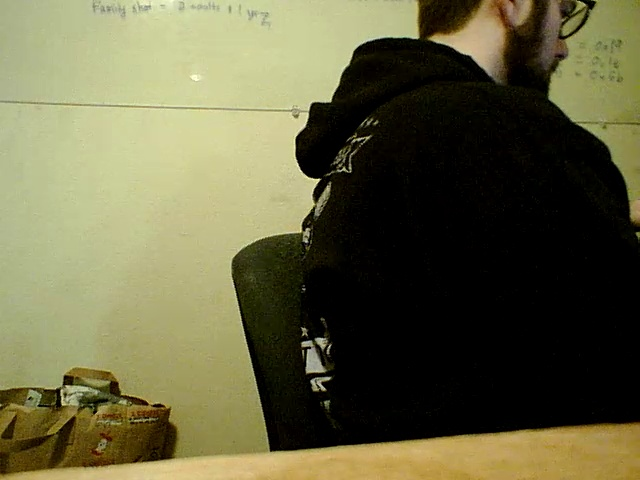
//> input picture OOP/snapshot.jpg, 640 x 480 px, given in place of 264depay ! avdec_h264 skip-frame=0 ! videoconvert ! appsink , which was not available
$ ./test-balltracknew   (built with g++ and OpenCV 4)
//> lines starting //> are read from the running program, lines starting //| are printed output that depends on the picture; after the words box and inside, x2 and y2 are one past the last pixel; in counts of white or black regions, pixels touching at a corner belong together; pictures that were not available may be replaced by others from this repository, and a replacement may not be noted
/******************************************
 * OpenCV Tutorial: Ball Tracking using   *
 * Kalman Filter                          *
 ******************************************/

// Module "core"
#include <opencv2/core/core.hpp>

// Module "highgui"
#include <opencv2/highgui/highgui.hpp>

// Module "imgproc"
#include <opencv2/imgproc/imgproc.hpp>

// Module "video"
#include <opencv2/video/video.hpp>

// Output
#include <iostream>

// Vector
#include <vector>

#include <algorithm>

using namespace std;

// // >>>>> Color to be tracked
// #define MIN_HUE 100 //200
// #define MAX_HUE 200 //300
// #define MIN_VAL 30 //80
// #define MAX_VAL 45 //255
// // <<<<< Color to be tracked

// >>>>> Color to be tracked
// if(!open(default.hsv)) {
	//os::
// }
//////// MOUSE DRAG
bool calibrationMode = true;//used for showing debugging windows, trackbars etc.
bool mouseIsDragging = false;//used for showing a rectangle on screen as user clicks and drags mouse
bool mouseMove = false;
bool rectangleSelected = false;
cv::Point initialClickPoint, currentMousePoint; //keep track of initial point clicked and current position of mouse
cv::Rect rectangleROI; //this is the ROI that the user has selected
//////// MOUSE DRAG

string windowName = "Tracker";

///// funcs
void updateTrackBars(cv::Point clickPoint, cv::Mat* feed);
void clickAndDrag_Rectangle(int event, int x,
  int y, int flags, void* param);
void onTrackbar(int, void*);
int clamp(int clampee, int hbound=255, int lbound=0);
///// funcs

int MIN_HUE = 37; //200
int MAX_HUE = 71; //300
int MIN_SAT = 122;
int MAX_SAT = 255;
int MIN_VAL = 177; //80
int MAX_VAL = 255; //255

// <<<<< Color to be tracked
cv::Mat rangeRes;
cv::Mat frmHsv;
cv::Mat predTest;
cv::Mat frame;

int blurLevel = 300;

int stateSize = 6;

int measSize = 4;

int contrSize = 0;

unsigned int type = CV_32F;

cv::KalmanFilter kf(stateSize, measSize, contrSize, type);

cv::Mat state(stateSize, 1, type);  // [x,y,v_x,v_y,w,h]

cv::Mat meas(measSize, 1, type);    // [z_x,z_y,z_w,z_h]

int idx = 0;

cv::VideoCapture cap;

double ticks = 0;
bool found = false;

int notFoundCount = 0;

int main()
{

    // Camera frame

    // >>>> Kalman Filter
    //cv::Mat procNoise(stateSize, 1, type)
    // [E_x,E_y,E_v_x,E_v_y,E_w,E_h]

    // Transition State Matrix A
    // Note: set dT at each processing step!
    // [ 1  0  dT 0  0  0 ]
    // [ 0  1  0  dT 0  0 ]
    // [ 0  0  1  0  0  0 ]
    // [ 0  0  0  1  0  0 ]
    // [ 0  0  0  0  1  0 ]
    // [ 0  0  0  0  0  1 ]
    cv::setIdentity(kf.transitionMatrix);

    // Measure Matrix H
    // [ 1 0 0 0 0 0 ]
    // [ 0 1 0 0 0 0 ]
    // [ 0 0 0 0 1 0 ]
    // [ 0 0 0 0 0 1 ]
    kf.measurementMatrix = cv::Mat::zeros(measSize, stateSize, type);
    kf.measurementMatrix.at<float>(0) = 1.0f;
    kf.measurementMatrix.at<float>(7) = 1.0f;
    kf.measurementMatrix.at<float>(16) = 1.0f;
    kf.measurementMatrix.at<float>(23) = 1.0f;

    // Process Noise Covariance Matrix Q
    // [ Ex   0   0     0     0    0  ]
    // [ 0    Ey  0     0     0    0  ]
    // [ 0    0   Ev_x  0     0    0  ]
    // [ 0    0   0     Ev_y  0    0  ]
    // [ 0    0   0     0     Ew   0  ]
    // [ 0    0   0     0     0    Eh ]
    //cv::setIdentity(kf.processNoiseCov, cv::Scalar(1e-2));
    kf.processNoiseCov.at<float>(0) = 1e-2;
    kf.processNoiseCov.at<float>(7) = 1e-2;
    kf.processNoiseCov.at<float>(14) = 5.0f;
    kf.processNoiseCov.at<float>(21) = 5.0f;
    kf.processNoiseCov.at<float>(28) = 1e-2;
    kf.processNoiseCov.at<float>(35) = 1e-2;
/// Play with the Process Noise Covariance Matrix:
  // Try adding in some actual Covariance to it, make noise variables interdependent

    // Measures Noise Covariance Matrix R
    cv::setIdentity(kf.measurementNoiseCov, cv::Scalar(1e-1));
    // <<<< Kalman Filter

    // Camera Capture

		enum Codec { H264, VP8, RAW };        // row
		enum Element { DEPAY, DECODE, SYNC }; // col
		string codecStore[3][3] = {
	      {"rtph264depay", "avdec_h264 skip-frame=0", "false"}, // H264
	      {"rtpvp8depay", "avdec_vp8", "true"},                 // VP8
	      {"rtprawdepay", "", "true"}                           // RAW
	  };

	  string port = "5000";
		Codec codec = H264;
	  string _capFullString =
	        "udpsrc port=" + port + " caps=application/x-rtp ! " +
	        codecStore[codec][DEPAY] + " ! " + codecStore[codec][DECODE] + " ! " +
	        /// Comment out for no preview window ///
	        // "tee name=split ! "
	        // "queue ! "
	        // "videoconvert ! "
	        // "autovideosink sync=" +
	        // codecStore[codec][SYNC] + " split. ! "
	        // "queue ! "
	        /////////////////////////////////////////*/
	        "videoconvert ! "
	        "appsink ";
					// >>>>> Camera Settings
		if (!cap.open(_capFullString.c_str()))
    // if (!cap.open(idx))
    {
        cout << "Webcam not connected.\n" << "Please verify\n";
        return EXIT_FAILURE;
    }

    // cap.set(CV_CAP_PROP_FRAME_WIDTH, 740);
    // cap.set(CV_CAP_PROP_FRAME_HEIGHT, 680);

		frame.convertTo(frame, CV_32F);

		// <<<<< Camera Settings

    cout << "\nHit 'q' to exit...\n";


    char ch = 0;

    cv::namedWindow(windowName, 1);

		cv::setMouseCallback(windowName, clickAndDrag_Rectangle, &frmHsv);

    cv::createTrackbar( "MIN_HUE", windowName, &MIN_HUE, 179, onTrackbar );
    cv::createTrackbar( "MAX_HUE", windowName, &MAX_HUE, 179, onTrackbar );
		cv::createTrackbar( "MIN_SAT", windowName, &MIN_SAT, 255, onTrackbar );
		cv::createTrackbar( "MAX_SAT", windowName, &MAX_SAT, 255, onTrackbar );
		cv::createTrackbar( "MIN_VAL", windowName, &MIN_VAL, 255, onTrackbar );
    cv::createTrackbar( "MAX_VAL", windowName, &MAX_VAL, 255, onTrackbar );
		cv::createTrackbar( "blurLevel", windowName, &blurLevel, 1000, onTrackbar );

    // >>>>> Main loop
    while (ch != 'q' && ch != 'Q')
    {
      onTrackbar(0,0);
//> in onTrackbar, frame is the input picture: 480 rows x 640 cols, CV_8UC3; mean B, G, R 67.1, 99.6, 101.9

        // User key
        ch = cv::waitKey(1);
//> the left mouse button is pressed at (160, 120)
//> in onTrackbar (call 2), `cv::inRange(frmHsv, cv::Scalar(MIN_HUE, MIN_SAT, MIN_VAL), cv::Scalar(..`:
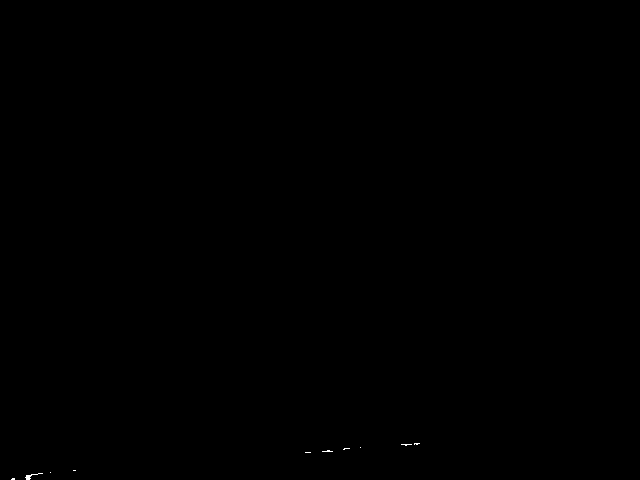
//> rangeRes: 480 rows x 640 cols, CV_8UC1; 0.03% white in thin lines or dots, all inside (x1, y1, x2, y2) = (11, 443, 420, 480)
//> in onTrackbar (call 3), `cv::findContours(rangeRes, contours, CV_RETR_EXTERNAL, CV_CHAIN_APPROX..`: contours = 3 contours; box (x1, y1, x2, y2) and area: (0, 0, 417, 329) 93466, (205, 304, 216, 312) 57, (145, 472, 154, 480) 52
//> in onTrackbar (call 4), `center.x = state.at<float>(0);`: center = Point(208, 0)
//> in onTrackbar (call 4), `center.y = state.at<float>(1);`: center = Point(208, 164)
//> in onTrackbar (call 4), `cv::findContours(rangeRes, contours, CV_RETR_EXTERNAL, CV_CHAIN_APPROX..`: contours = 8 contours, 1 with area under 20; largest, box (x1, y1, x2, y2) and area: (0, 0, 419, 462) 120488, (550, 0, 640, 123) 7652, (587, 124, 640, 199) 1492, (62, 386, 87, 407) 264, (145, 472, 154, 480) 52, (8, 475, 15, 480) 23, (63, 469, 69, 474) 20
//> the loop in onTrackbar (call 4), `for (size_t i = 0; i < contours.size(); i++)` made 8 passes
//> (bBox, ratio) on passes 1 to 8: (Rect(8, 475, 7, 5), 0.714), (Rect(145, 472, 9, 8), 0.889), (Rect(63, 469, 6, 5), 0.833), (Rect(103, 406, 5, 5), 1), (Rect(62, 386, 25, 21), 0.84), (Rect(587, 124, 53, 75), 0.707), (Rect(550, 0, 90, 123), 0.732), (Rect(0, 0, 419, 462), 0.907)
//> the loop in onTrackbar (call 4), `for (size_t i = 0; i < balls.size(); i++)` made 4 passes
//> after the loop in onTrackbar (call 4), `for (size_t i = 0; i < balls.size(); i++)`:
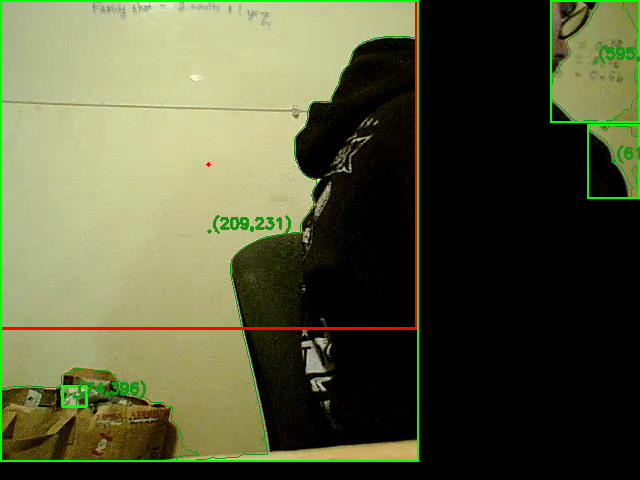
//> predTest: 480 rows x 640 cols, CV_8UC3; mean B, G, R 58.4, 89.5, 85.7
//> the loop in onTrackbar (call 4), `for (int i = 0; i < ballsBox.size(); i++)` made 4 passes
//> r_test on passes 1 to 4: 70600, 145241, 143860, 70160
//> in onTrackbar (call 4), `meas.at<float>(0) = ballsBox[closest].x + ballsBox[closest].width / 2;`: meas = [74, 164, 417, 329]
//> in onTrackbar (call 4), `meas.at<float>(1) = ballsBox[closest].y + ballsBox[closest].height / 2;`: meas = [74, 396, 417, 329]
//> in onTrackbar (call 4), `meas.at<float>(2) = (float)ballsBox[closest].width;`: meas = [74, 396, 25, 329]
//> in onTrackbar (call 4), `meas.at<float>(3) = (float)ballsBox[closest].height;`: meas = [74, 396, 25, 21]
//> in onTrackbar (call 5), `center.x = state.at<float>(0);`: center = Point(195, 0)
//> in onTrackbar (call 5), `center.y = state.at<float>(1);`: center = Point(195, 185)
//> in onTrackbar (call 5), `cv::findContours(rangeRes, contours, CV_RETR_EXTERNAL, CV_CHAIN_APPROX..`: contours = 8 contours, 1 with area under 20; largest, box (x1, y1, x2, y2) and area: (0, 0, 419, 462) 120427, (550, 0, 640, 123) 7652, (587, 124, 640, 199) 1492, (62, 386, 87, 407) 264, (145, 472, 154, 480) 52, (8, 475, 15, 480) 23, (63, 469, 69, 474) 20
//> the loop in onTrackbar (call 5), `for (size_t i = 0; i < contours.size(); i++)` made 8 passes
//> the loop in onTrackbar (call 5), `for (size_t i = 0; i < balls.size(); i++)` made 4 passes
//> after the loop in onTrackbar (call 5), `for (size_t i = 0; i < balls.size(); i++)`:
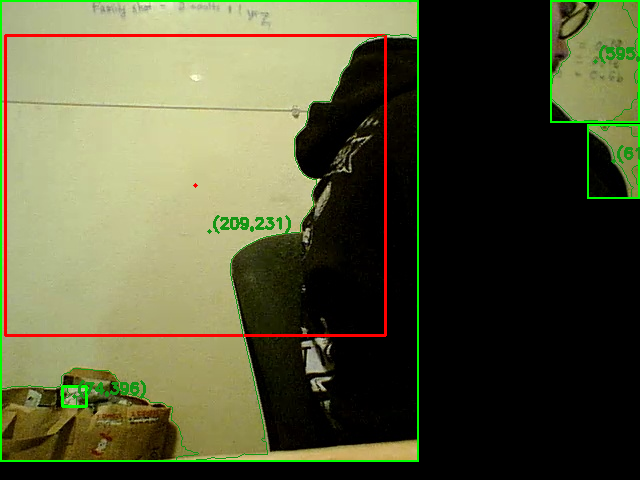
//> predTest: 480 rows x 640 cols, CV_8UC3; mean B, G, R 57.4, 88.3, 86.4
//> the loop in onTrackbar (call 5), `for (int i = 0; i < ballsBox.size(); i++)` made 4 passes
//> r_test on passes 1 to 4: 58271.8, 156755.3, 159703.4, 72603.4
//> in onTrackbar (call 6), `center.x = state.at<float>(0);`: center = Point(-39, 0)
//> in onTrackbar (call 6), `center.y = state.at<float>(1);`: center = Point(-39, 593)
//> in onTrackbar (call 6), `cv::dilate(rangeRes, rangeRes, cv::Mat(), cv::Point(-1, -1), 2);`:
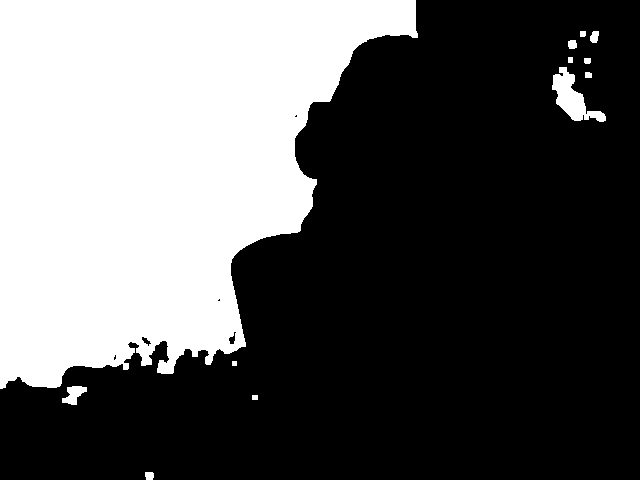
//> rangeRes: 480 rows x 640 cols, CV_8UC1; 36.4% white; 12 white regions
//> in onTrackbar (call 6), `cv::findContours(rangeRes, contours, CV_RETR_EXTERNAL, CV_CHAIN_APPROX..`: contours = 12 contours, 1 with area under 20; largest, box (x1, y1, x2, y2) and area: (0, 0, 418, 389) 109058, (552, 67, 606, 122) 1125, (62, 386, 87, 405) 236, (590, 31, 599, 43) 70, (568, 40, 577, 49) 57
//> the loop in onTrackbar (call 6), `for (size_t i = 0; i < contours.size(); i++)` made 12 passes
//> (bBox, ratio) on passes 1 to 8: (Rect(145, 472, 9, 8), 0.889), (Rect(252, 395, 6, 5), 0.833), (Rect(62, 386, 25, 19), 0.76), (Rect(232, 361, 5, 5), 1), (Rect(585, 72, 7, 6), 0.857), (Rect(552, 67, 54, 55), 0.982), (Rect(584, 58, 7, 6), 0.857), (Rect(568, 57, 5, 6), 0.833)
//> the loop in onTrackbar (call 6), `for (size_t i = 0; i < balls.size(); i++)` made 3 passes
//> after the loop in onTrackbar (call 6), `for (size_t i = 0; i < balls.size(); i++)`:
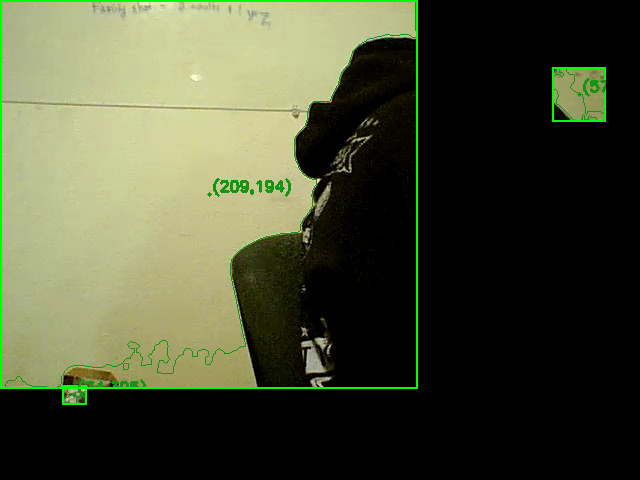
//> predTest: 480 rows x 640 cols, CV_8UC3; mean B, G, R 53.1, 77.6, 72.8
//> the loop in onTrackbar (call 6), `for (int i = 0; i < ballsBox.size(); i++)` made 3 passes
//> r_test on passes 1 to 3: 53259.8, 627050.3, 353349.3
//> in onTrackbar (call 6), `meas.at<float>(1) = ballsBox[closest].y + ballsBox[closest].height / 2;`: meas = [74, 395, 25, 21]
//> in onTrackbar (call 6), `meas.at<float>(3) = (float)ballsBox[closest].height;`: meas = [74, 395, 25, 19]
//> the mouse is dragged to (320, 240)
//> the mouse is dragged to (480, 360)
//> the button is released at (480, 360)
//> in onTrackbar (call 7), `center.x = state.at<float>(0);`: center = Point(56, 0)
//> in onTrackbar (call 7), `center.y = state.at<float>(1);`: center = Point(56, 424)
//> in onTrackbar (call 7), `cv::rectangle(res, predRect, CV_RGB(255,0,0), 2);`:
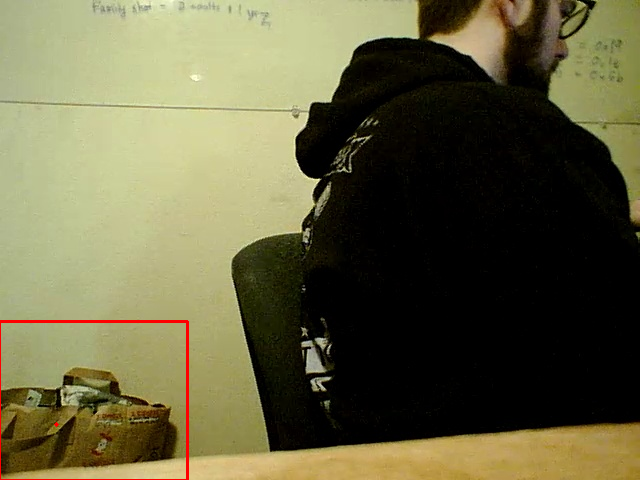
//> res: 480 rows x 640 cols, CV_8UC3; mean B, G, R 66.7, 98.8, 102.3
//> the loop in onTrackbar (call 7), `for (size_t i = 0; i < contours.size(); i++)` made 12 passes
//> the loop in onTrackbar (call 7), `for (size_t i = 0; i < balls.size(); i++)` made 3 passes
//> the loop in onTrackbar (call 7), `for (int i = 0; i < ballsBox.size(); i++)` made 3 passes
//> r_test on passes 1 to 3: 1510.2, 373336, 183358.4
//> in onTrackbar (call 8), `center.x = state.at<float>(0);`: center = Point(75, 0)
//> in onTrackbar (call 8), `center.y = state.at<float>(1);`: center = Point(75, 393)
//> the loop in onTrackbar (call 8), `for (size_t i = 0; i < contours.size(); i++)` made 12 passes
//> the loop in onTrackbar (call 8), `for (size_t i = 0; i < balls.size(); i++)` made 3 passes
//> pass 1, in onTrackbar (call 8), `cv::putText(res, sstr.str(), cv::Point(center.x + 3, center.y - 3), cv..`:
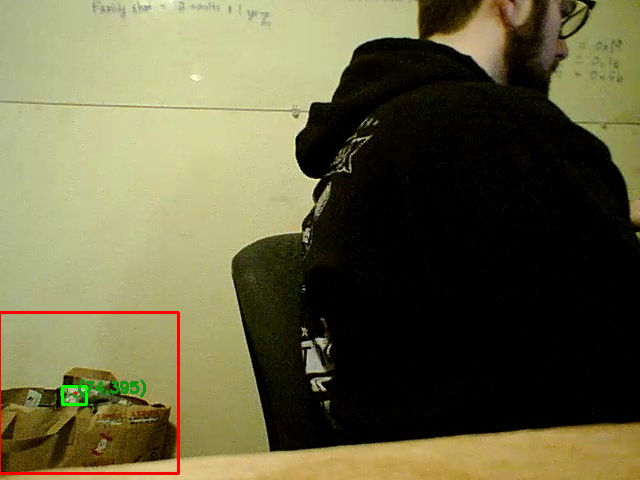
//> res: 480 rows x 640 cols, CV_8UC3; mean B, G, R 66.4, 98.8, 102.1
//> the loop in onTrackbar (call 8), `for (int i = 0; i < ballsBox.size(); i++)` made 3 passes
//> r_test on passes 1 to 3: 220.3, 333763.8, 160113.4
//> the 'q' key is pressed
    }
    // <<<<< Main loop

    return EXIT_SUCCESS;
}

void onTrackbar(int, void*) {
  double precTick = ticks;
  ticks = (double) cv::getTickCount();

  double dT = (ticks - precTick) / cv::getTickFrequency(); //seconds

  // Frame acquisition
  cap >> frame;

  cv::Mat res;
  frame.copyTo( res );

  if (found)
  {
      // >>>> Matrix A
      kf.transitionMatrix.at<float>(2) = dT;
      kf.transitionMatrix.at<float>(9) = dT;
      // <<<< Matrix A

      // cout << "dT:" << dT << endl;

      state = kf.predict();
      // cout << "State post:" << endl << state << endl;

      cv::Rect predRect;
      predRect.width = state.at<float>(4);
      predRect.height = state.at<float>(5);
      predRect.x = state.at<float>(0) - predRect.width / 2;
      predRect.y = state.at<float>(1) - predRect.height / 2;

      cv::Point center;
      center.x = state.at<float>(0);
      center.y = state.at<float>(1);
      cv::circle(res, center, 2, CV_RGB(255,0,0), -1);

      cv::rectangle(res, predRect, CV_RGB(255,0,0), 2);
  }

  // >>>>> Noise smoothing
  cv::Mat blur;
  cv::GaussianBlur(frame, blur, cv::Size(5, 5), float(blurLevel/100), float(blurLevel/100));
	// cv::imshow("frame",frame);
	// cv::imshow("blur",blur);
  // <<<<< Noise smoothing

  // >>>>> HSV conversion
  cv::cvtColor(blur, frmHsv, CV_BGR2HSV);
  // <<<<< HSV conversion

  // >>>>> Color Thresholding
  // Note: change parameters for different colors
  rangeRes = cv::Mat::zeros(frame.size(), CV_8UC1);

  cv::inRange(frmHsv,
    cv::Scalar(MIN_HUE, MIN_SAT, MIN_VAL),
    cv::Scalar(MAX_HUE, MAX_SAT, MAX_VAL),
    rangeRes);
  // <<<<< Color Thresholding

  // >>>>> Improving the result
  cv::erode(rangeRes, rangeRes, cv::Mat(), cv::Point(-1, -1), 2);
  cv::dilate(rangeRes, rangeRes, cv::Mat(), cv::Point(-1, -1), 2);
  // <<<<< Improving the result

  // Thresholding viewing
  cv::imshow("Threshold", rangeRes);

  // >>>>> Contours detection
  vector<vector<cv::Point> > contours;
  cv::findContours(rangeRes, contours, CV_RETR_EXTERNAL,
                   CV_CHAIN_APPROX_NONE);
  // <<<<< Contours detection

  // >>>>> Filtering
  vector<vector<cv::Point> > balls;
  vector<cv::Rect> ballsBox;
  for (size_t i = 0; i < contours.size(); i++)
  {
      cv::Rect bBox;
      bBox = cv::boundingRect(contours[i]);

      float ratio = (float) bBox.width / (float) bBox.height;
      if (ratio > 1.0f)
          ratio = 1.0f / ratio;

      // Searching for a bBox almost square
      if (ratio > 0.50 && bBox.area() >= 400) // ratio was 0.75 (0.50 is better), area was 400
      {
          balls.push_back(contours[i]);
          ballsBox.push_back(bBox);
      }
  }
  // <<<<< Filtering

  // cout << "Balls found:" << ballsBox.size() << endl;

  // >>>>> Detection result
	predTest = cv::Mat(res.size(),res.type(), cv::Scalar::all(0));

  for (size_t i = 0; i < balls.size(); i++)
  {
      cv::drawContours(res, balls, i, CV_RGB(20,150,20), 1);
      cv::rectangle(res, ballsBox[i], CV_RGB(0,255,0), 2);

      cv::Point center;
      center.x = ballsBox[i].x + ballsBox[i].width / 2;
      center.y = ballsBox[i].y + ballsBox[i].height / 2;
      cv::circle(res, center, 2, CV_RGB(20,150,20), -1);

      stringstream sstr;
      sstr << "(" << center.x << "," << center.y << ")";
      cv::putText(res, sstr.str(),
                  cv::Point(center.x + 3, center.y - 3),
                  cv::FONT_HERSHEY_SIMPLEX, 0.5, CV_RGB(20,150,20), 2);

			res(ballsBox[i]).copyTo(predTest(ballsBox[i]));

  }
  // <<<<< Detection result

  // >>>>> Kalman Update
  if (balls.size() == 0)
  {
      notFoundCount++;
      // cout << "notFoundCount:" << notFoundCount << endl;
      if( notFoundCount >= 100 )
      {
          found = false;
      }
			// following two lines are commented out by default, uncommented for testing only
      // else
      //     kf.statePost = state;
			// end comment out
  }
  else
  {

    /// Now we locate the object with closest approx centroid to last known positiont
    float r_min = 0;
    int closest = 0;
    for (int i = 0; i < ballsBox.size(); i++) {
      float r_test = pow(ballsBox[i].x - state.at<float>(0), 2) + pow(ballsBox[i].y - state.at<float>(1), 2); //Dx^2 + Dy^2
      if (i == 0 || r_test < r_min) {
        closest = i;
      }
      // else we dont care, continue
    } // Now closet should hold the index of the closest ballsBox element center

    /////////////////////////////////////////////////////////////////////////////////////////
      notFoundCount = 0;

      meas.at<float>(0) = ballsBox[closest].x + ballsBox[closest].width / 2;
      meas.at<float>(1) = ballsBox[closest].y + ballsBox[closest].height / 2;
      meas.at<float>(2) = (float)ballsBox[closest].width;
      meas.at<float>(3) = (float)ballsBox[closest].height;

      if (!found) // First detection!
      {
          // >>>> Initialization
          kf.errorCovPre.at<float>(0) = 1; // px
          kf.errorCovPre.at<float>(7) = 1; // px
          kf.errorCovPre.at<float>(14) = 1;
          kf.errorCovPre.at<float>(21) = 1;
          kf.errorCovPre.at<float>(28) = 1; // px
          kf.errorCovPre.at<float>(35) = 1; // px

          state.at<float>(0) = meas.at<float>(0);
          state.at<float>(1) = meas.at<float>(1);
          state.at<float>(2) = 0;
          state.at<float>(3) = 0;
          state.at<float>(4) = meas.at<float>(2);
          state.at<float>(5) = meas.at<float>(3);
          // <<<< Initialization

          kf.statePost = state;

          found = true;
      }
      else
          kf.correct(meas); // Kalman Correction

      // cout << "Measure matrix:" << endl << meas << endl;
  }
  // <<<<< Kalman Update

  // Final result
  cv::imshow(windowName, res);
	cv::imshow("test", predTest);
}

///////////////////
/// Extra Funcs ///
///////////////////

void clickAndDrag_Rectangle(int event, int x, int y, int flags, void* param){
	//only if calibration mode is true will we use the mouse to change HSV values
  // cv::Mat* matParam = (cv::Mat*)param;

  if (calibrationMode == true){
		//get handle to video feed passed in as "param" and cast as Mat pointer
		cv::Mat* videoFeed = (cv::Mat*)param;

		if (event == cv::EVENT_LBUTTONDOWN && mouseIsDragging == false)
		{
			//keep track of initial point clicked
			initialClickPoint = cv::Point(x, y);
      updateTrackBars(initialClickPoint, videoFeed);
			//user has begun dragging the mouse
			mouseIsDragging = true;
		}
		/* user is dragging the mouse */
		if (event == cv::EVENT_MOUSEMOVE && mouseIsDragging == true)
		{
			//keep track of current mouse point
			currentMousePoint = cv::Point(x, y);
			//user has moved the mouse while clicking and dragging
			mouseMove = true;
		}
		/* user has released left button */
		if (event == cv::EVENT_LBUTTONUP && mouseIsDragging == true)
		{
			//set rectangle ROI to the rectangle that the user has selected
			rectangleROI = cv::Rect(initialClickPoint, currentMousePoint);

			//reset boolean variables
			mouseIsDragging = false;
			mouseMove = false;
			rectangleSelected = true;
		}

		if (event == cv::EVENT_RBUTTONDOWN){
			//user has clicked right mouse button
			//Reset HSV Values
			MIN_HUE = 0;
			MIN_SAT = 0;
			MIN_VAL = 0;
			MAX_HUE = 255;
			MAX_SAT = 255;
			MAX_VAL = 255;

		}
		if (event == cv::EVENT_MBUTTONDOWN){
			//user has clicked middle mouse button
			//enter code here if needed.
		}
	}
}

void updateTrackBars(cv::Point clickPoint, cv::Mat* feed) {
  cv::Vec3b hsvPix = feed->at<cv::Vec3b>(clickPoint);
  cout << hsvPix << endl;
	// consider decreasing hue_deviation and increasing saturation_deviation
	// and value_deviation, focus on single color in different lighting
  int h_dev = 7;
  int s_dev = 32;
  int v_dev = 80;

	int h_max = 179;
  cv::setTrackbarPos("MIN_HUE", windowName, clamp(hsvPix[0]-h_dev, h_max) );
  cv::setTrackbarPos("MIN_SAT", windowName, clamp(hsvPix[1]-s_dev, h_max) );
  cv::setTrackbarPos("MIN_VAL", windowName, clamp(hsvPix[2]-v_dev) );
  cv::setTrackbarPos("MAX_HUE", windowName, clamp(hsvPix[0]+h_dev) );
  cv::setTrackbarPos("MAX_SAT", windowName, clamp(hsvPix[1]+s_dev) );
  cv::setTrackbarPos("MAX_VAL", windowName, clamp(hsvPix[2]+v_dev) );

}

int clamp(int clampee, int hbound, int lbound){
	clampee = max(clampee, lbound);
	return min(clampee, hbound);
}
